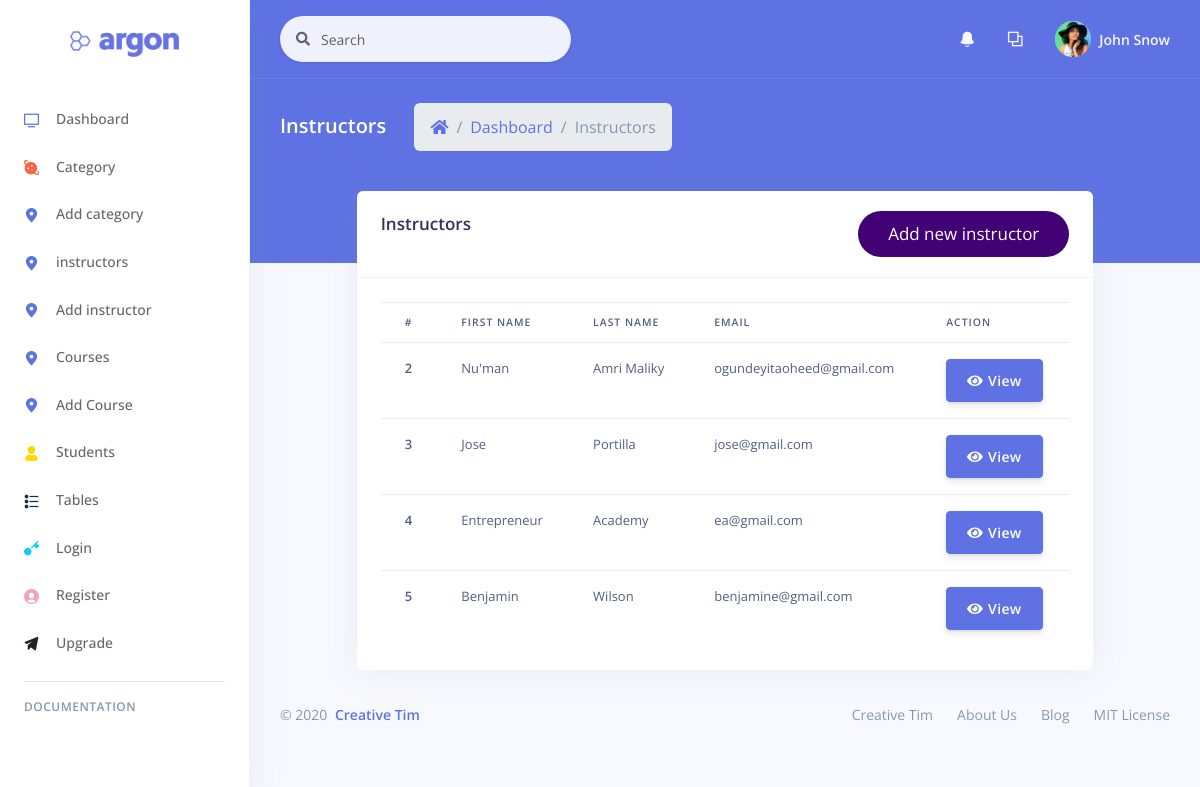
The app's page /admin/instructor.php (signed in) with its own data.
### tables this page shows
CREATE TABLE `instructors` (
  `id` int(11) NOT NULL,
  `instructor_firstname` varchar(225) NOT NULL,
  `instructor_lastname` varchar(225) NOT NULL,
  `instructor_image` varchar(225) NOT NULL,
  `facebook` varchar(225) NOT NULL,
  `twitter` varchar(225) NOT NULL,
  `linkedin` varchar(225) NOT NULL,
  `email` varchar(225) NOT NULL,
  `password` varchar(225) NOT NULL,
  `bios` mediumtext NOT NULL,
  `full_name` varchar(225) NOT NULL,
  `date` timestamp NOT NULL DEFAULT current_timestamp() ON UPDATE current_timestamp()
);

### admin/instructor.php (the view, shortened to what this page needs)
<?php
include 'conn.php';
?>
<!DOCTYPE html>
<html>
<head>
  <link rel="stylesheet" href="./assets/vendor/nucleo/css/nucleo.css" type="text/css">
  <link rel="stylesheet" href="./assets/vendor/@fortawesome/fontawesome-free/css/all.min.css" type="text/css">
  <link rel="stylesheet" href="./assets/css/argon.css?v=1.2.0" type="text/css">
</head>
<body>
  <nav class="sidenav navbar navbar-vertical  fixed-left  navbar-expand-xs navbar-light bg-white" id="sidenav-main">
    <div class="scrollbar-inner">
      <div class="sidenav-header  align-items-center">
        <a class="navbar-brand" href="javascript:void(0)">
          <img src="../assets/img/brand/blue.png" class="navbar-brand-img" alt="...">
        </a>
      </div>
      <div class="navbar-inner">
        <div class="collapse navbar-collapse" id="sidenav-collapse-main">
          <ul class="navbar-nav">
            <li class="nav-item">
              <a class="nav-link" href="index.php">
                <i class="ni ni-tv-2 text-primary"></i>
                <span class="nav-link-text">Dashboard</span>
              </a>
            </li>
            <li class="nav-item">
                <a class="nav-link" href="category.php">
                <i class="ni ni-planet text-orange"></i>
                <span class="nav-link-text">Category</span>
              </a>
            </li>
            <li class="nav-item">
                <a class="nav-link" href="all_category.php">
                <i class="ni ni-pin-3 text-primary"></i>
                <span class="nav-link-text">Add category</span>
              </a>
            </li>
             <li class="nav-item">
                 <a class="nav-link" href="instructor.php">
                <i class="ni ni-pin-3 text-primary"></i>
                <span class="nav-link-text">instructors</span>
              </a>
            </li>
             <li class="nav-item">
                 <a class="nav-link" href="add_instructor.php">
                <i class="ni ni-pin-3 text-primary"></i>
                <span class="nav-link-text">Add instructor</span>
              </a>
            </li>
             <li class="nav-item">
                 <a class="nav-link" href="courses.php">
                <i class="ni ni-pin-3 text-primary"></i>
                <span class="nav-link-text">Courses</span>
              </a>
            </li>
             <li class="nav-item">
                 <a class="nav-link" href="add_courses.php">
                <i class="ni ni-pin-3 text-primary"></i>
                <span class="nav-link-text">Add Course</span>
              </a>
            </li>
           <li class="nav-item">
              <a class="nav-link" href="students.php">
                <i class="ni ni-single-02 text-yellow"></i>
                <span class="nav-link-text">Students</span>
              </a>
            </li>
            <li class="nav-item">
              <a class="nav-link" href="tables.html">
                <i class="ni ni-bullet-list-67 text-default"></i>
                <span class="nav-link-text">Tables</span>
              </a>
            </li>
            <li class="nav-item">
              <a class="nav-link" href="login.html">
                <i class="ni ni-key-25 text-info"></i>
                <span class="nav-link-text">Login</span>
              </a>
            </li>
            <li class="nav-item">
              <a class="nav-link" href="register.html">
                <i class="ni ni-circle-08 text-pink"></i>
                <span class="nav-link-text">Register</span>
              </a>
            </li>
            <li class="nav-item">
              <a class="nav-link" href="upgrade.html">
                <i class="ni ni-send text-dark"></i>
                <span class="nav-link-text">Upgrade</span>
              </a>
            </li>
          </ul>
          <hr class="my-3">
          <h6 class="navbar-heading p-0 text-muted">
            <span class="docs-normal">Documentation</span>
          </h6>
        </div>
      </div>
    </div>
  </nav>
  <div class="main-content" id="panel">
    <nav class="navbar navbar-top navbar-expand navbar-dark bg-primary border-bottom">
      <div class="container-fluid">
        <div class="collapse navbar-collapse" id="navbarSupportedContent">
          <form class="navbar-search navbar-search-light form-inline mr-sm-3" id="navbar-search-main">
            <div class="form-group mb-0">
              <div class="input-group input-group-alternative input-group-merge">
                <div class="input-group-prepend">
                  <span class="input-group-text"><i class="fas fa-search"></i></span>
                </div>
                <input class="form-control" placeholder="Search" type="text">
              </div>
            </div>
          </form>
          <ul class="navbar-nav align-items-center  ml-md-auto ">
            <li class="nav-item dropdown">
              <a class="nav-link" href="#" role="button" data-toggle="dropdown" aria-haspopup="true" aria-expanded="false">
                <i class="ni ni-bell-55"></i>
              </a>
            </li>
            <li class="nav-item dropdown">
              <a class="nav-link" href="#" role="button" data-toggle="dropdown" aria-haspopup="true" aria-expanded="false">
                <i class="ni ni-ungroup"></i>
              </a>
            </li>
          </ul>
          <ul class="navbar-nav align-items-center  ml-auto ml-md-0 ">
            <li class="nav-item dropdown">
              <a class="nav-link pr-0" href="#" role="button" data-toggle="dropdown" aria-haspopup="true" aria-expanded="false">
                <div class="media align-items-center">
                  <span class="avatar avatar-sm rounded-circle">
                    <img alt="Image placeholder" src="../assets/img/theme/team-4.jpg">
                  </span>
                  <div class="media-body  ml-2  d-none d-lg-block">
                    <span class="mb-0 text-sm  font-weight-bold">John Snow</span>
                  </div>
                </div>
              </a>
            </li>
          </ul>
        </div>
      </div>
    </nav>
    <div class="header bg-primary pb-6">
      <div class="container-fluid">
        <div class="header-body">
          <div class="row align-items-center py-4">
            <div class="col-lg-6 col-7">
              <h6 class="h2 text-white d-inline-block mb-0">Instructors </h6>
              <nav aria-label="breadcrumb" class="d-none d-md-inline-block ml-md-4">
                <ol class="breadcrumb breadcrumb-links breadcrumb-dark">
                  <li class="breadcrumb-item"><a href="#"><i class="fas fa-home"></i></a></li>
                  <li class="breadcrumb-item"><a href="index.php">Dashboard</a></li>
                  <li class="breadcrumb-item active" aria-current="page">Instructors</li>
                </ol>
              </nav>
            </div>
          </div>
        </div>
      </div>
    </div>
    <div class="container-fluid mt--6">
      <div class="row mt--5">
        <div class="col-md-10 ml-auto mr-auto">
          <div class="card card-upgrade">
            <div class="card-header bg-transparent">
                <h3 class="mb-0">
                    <div class="row">
                        <div class="col-6">Instructors</div>
                        <div class="col-6"style="display: flex;justify-content: flex-end">
                            <a href="add_instructor.php">
                                 <button style="padding-left: 30px;padding-right: 30px;padding-top: 10px;padding-bottom: 10px;border-radius: 26px;border: none;color: white;background: #420175;">
                                Add new instructor
                            </button>
                            </a>
                        </div>
                    </div>
                </h3>
            </div>
            <div class="card-body col-12">
                <div class="row">
                    <div class="col-12">
                         <table class="table table-hover table-responsiv">
  <thead>
    <tr>
      <th scope="col">#</th>
      <th scope="col">First name</th>
      <th scope="col">Last name</th>
      <th scope="col">Email</th>
      <th scope="col">Action</th>
    </tr>
  </thead>
  <tbody>
      <?php
      $fetch_instructors=$conn->query("SELECT * FROM instructors");
      while($row=$fetch_instructors->fetch_assoc()){
          ?>
       <tr>
      <th scope="row"><?php echo $row['id'];?></th>
      <td><?php echo $row['instructor_firstname'];?></td>
      <td><?php echo $row['instructor_lastname'];?></td>
      <td><?php echo $row['email'];?></td>
      <td><a href=""><button class="btn btn-primary"><i class="fa fa-eye" style="margin-right: 5px"></i>View</button></a></td>
    </tr>
      <?php
      }
      ?>
  </tbody>
</table>
                    </div>
                </div>
            </div>
          </div>
        </div>
      </div>
      <footer class="footer pt-0">
        <div class="row align-items-center justify-content-lg-between">
          <div class="col-lg-6">
            <div class="copyright text-center  text-lg-left  text-muted">
              &copy; 2020 <a href="https://www.creative-tim.com" class="font-weight-bold ml-1" target="_blank">Creative Tim</a>
            </div>
          </div>
          <div class="col-lg-6">
            <ul class="nav nav-footer justify-content-center justify-content-lg-end">
              <li class="nav-item">
                <a href="https://www.creative-tim.com" class="nav-link" target="_blank">Creative Tim</a>
              </li>
              <li class="nav-item">
                <a href="https://www.creative-tim.com/presentation" class="nav-link" target="_blank">About Us</a>
              </li>
              <li class="nav-item">
                <a href="http://blog.creative-tim.com" class="nav-link" target="_blank">Blog</a>
              </li>
              <li class="nav-item">
                <a href="https://github.com/creativetimofficial/argon-dashboard/blob/master/LICENSE.md" class="nav-link" target="_blank">MIT License</a>
              </li>
            </ul>
          </div>
        </div>
      </footer>
    </div>
  </div>
</body>
</html>

### records on screen
instructors: id "2", instructor_firstname "Nu'man", instructor_lastname "Amri Maliky", email "ogundeyitaoheed@gmail.com"
instructors: id "3", instructor_firstname "Jose", instructor_lastname "Portilla", email "jose@gmail.com"
instructors: id "4", instructor_firstname "Entrepreneur", instructor_lastname "Academy", email "ea@gmail.com"
instructors: id "5", instructor_firstname "Benjamin", instructor_lastname "Wilson", email "benjamine@gmail.com"
